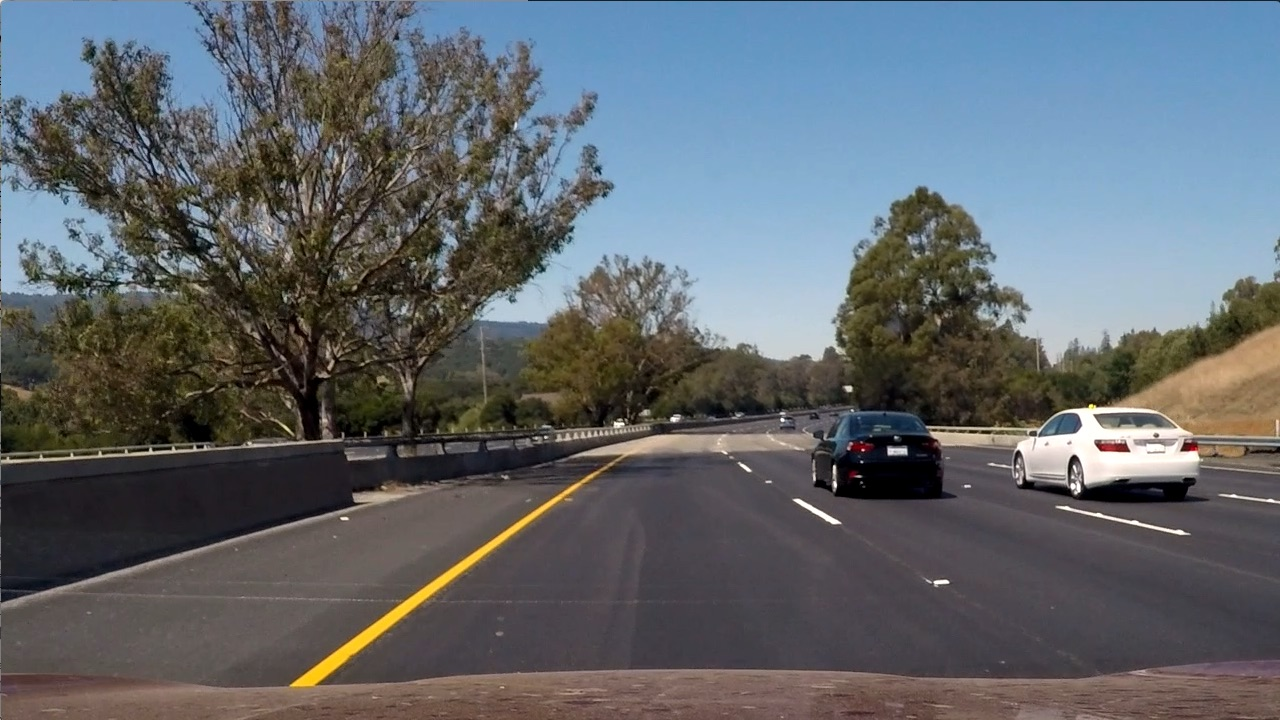
#> input picture test_images/test6.jpg, 1280 x 720 px; the run also reads 1 picture not shown here
$ jupyter execute Colour_Investigations.ipynb   (shell and % lines are left out)   (older library calls are emulated)
#> lines starting #> are read from the running program, lines starting #| are printed output that depends on the picture; after the words box and inside, x2 and y2 are one past the last pixel; in counts of white or black regions, pixels touching at a corner belong together
[cell 1]
# Declare required libraries
import numpy as np
import cv2
import glob
import pickle
import matplotlib.pyplot as plt
import matplotlib.image as mpimg

### Thresholded binary image creation

[cell 2]
# GrayScale Binary Image Function

def gray_select(img, thresh = (180, 255)):

    # Convert to GRAYSCALE color space
    #gray = cv2.cvtColor(img, cv2.COLOR_BGR2GRAY)
    gray = cv2.cvtColor(img, cv2.COLOR_BGR2GRAY)

    # create binary image
    binary_output = np.zeros_like(gray)
    binary_output[(gray > thresh[0]) & (gray <= thresh[1])] = 1

    # Return a binary image of threshold result
    return binary_output

[cell 3]
fname = './test_images/test6.jpg'
# read in am image
# use openCV reading in to utilise BGR2
img = cv2.imread(fname)
#> img is the input picture: shape (720, 1280, 3); mean B, G, R 107.9, 102.6, 97
fig = plt.figure(figsize=(20,40))
# GrayScale
gray_binary = gray_select(img)
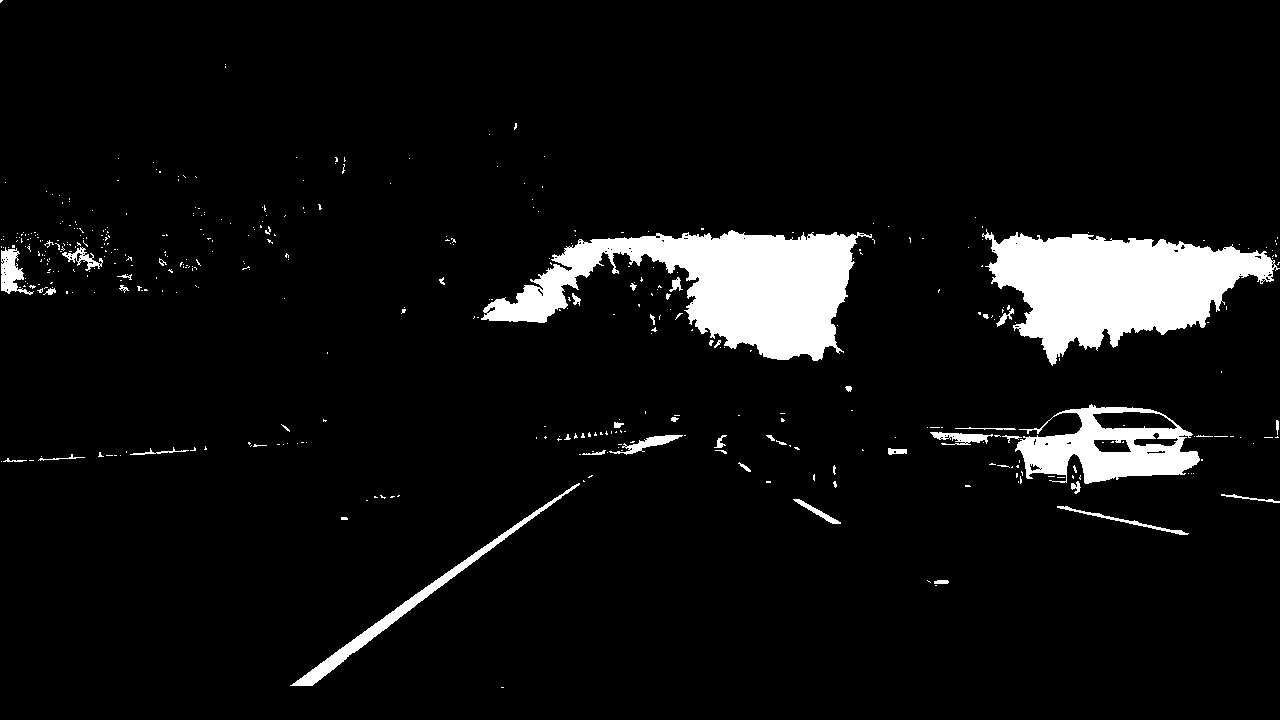
#> gray_binary: shape (720, 1280); values 0 (black) and 1 (white), 6.7% white; 439 white regions (391 under 20 px), largest, box (x1, y1, x2, y2) and area: (481, 230, 872, 361) 23434, (982, 229, 1280, 366) 21837, (1015, 404, 1200, 484) 7538
file_name = 'test6'
plt.subplot(1, 2, 1)
plt.axis('off')
plt.title('Gray\n' + file_name, fontsize=10)
plt.imshow(gray_binary, cmap='gray')
plt.subplot(1, 2, 2)
plt.axis('off')
plt.title('Gray\n' + file_name, fontsize=10)
plt.imshow(gray_binary, cmap='gray')

[cell 4]
image =  cv2.imread('./test_images/test6.jpg')
#image = mpimg.imread('./test_images/test1.jpg')


gray = cv2.cvtColor(image, cv2.COLOR_BGR2GRAY)

binary = np.zeros_like(gray)
binary[(gray > 180) & (gray <= 255)] = 1


fig = plt.figure(figsize=(20,40))

plt.subplot(1,2,1)
plt.imshow(gray, cmap='gray')
plt.axis('Off')
plt.title('Grayscale')
plt.subplot(1,2,2)
plt.imshow(binary, cmap='gray')
plt.axis('Off')
plt.title('Binary')


plt.show()
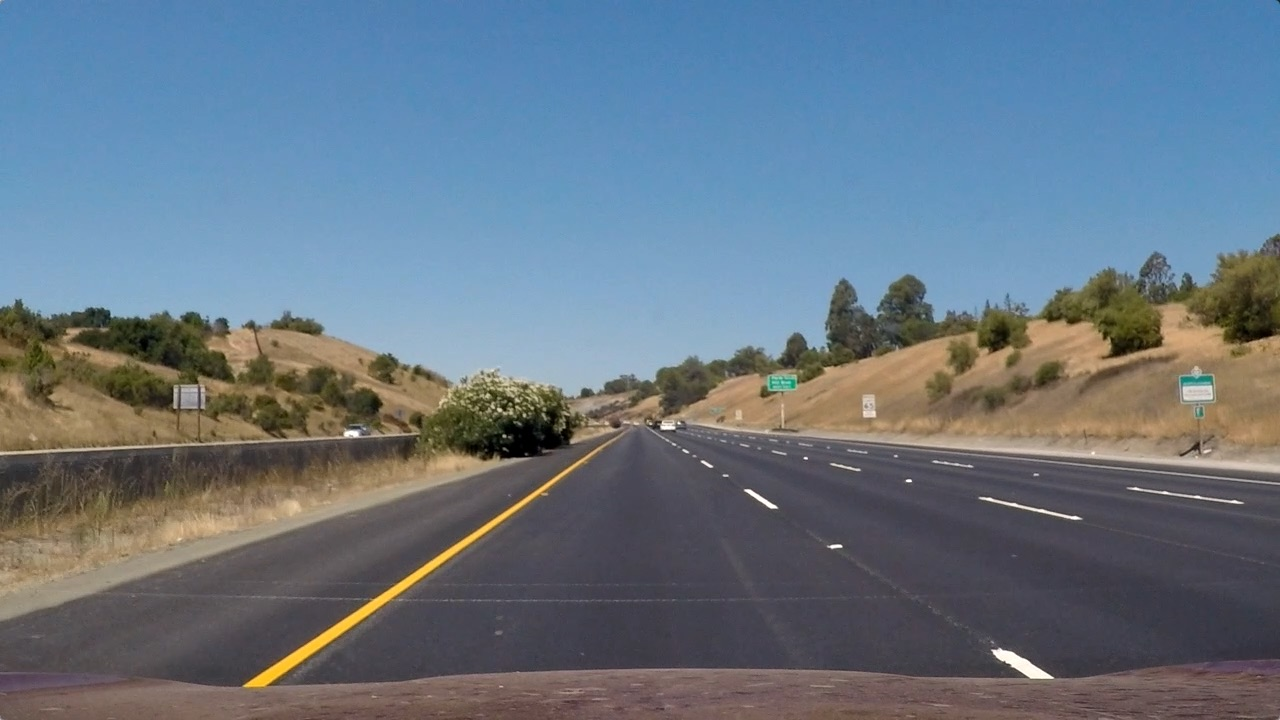
#> input picture test_images/straight_lines1.jpg, 1280 x 720 px
#> further down, img is the input picture: shape (720, 1280, 3); mean B, G, R 131.2, 117.7, 103.2

[cell 5]
# RGB Binary Image Function - Red

def rgb_select(img, thresh = (200, 255)):

    # apply threshold to the R channel (BGR image read in using opencv)
#> called with thresh = (200, 255)
    R = img[:,:,2]

    # create binary image
    binary_output = np.zeros_like(R)
    binary_output[(R > thresh[0]) & (R <= thresh[1])] = 1

    # Return a binary image of threshold result
    return binary_output

[cell 6]
# HLS Binary Function - Saturation

def hls_select(img, thresh=(180, 255)):
    # Convert to HLS color space
#> called with thresh = (180, 255)
    hls = cv2.cvtColor(img, cv2.COLOR_BGR2HLS)
#> hls: shape (720, 1280, 3); mean of channels 0, 1, 2 85.5, 117, 67
    # Apply a threshold to the Saturation channel
    S = hls[:,:,2]

    # create binary image
    binary_output = np.zeros_like(S)
    binary_output[(S > thresh[0]) & (S <= thresh[1])] = 1

    # Return a binary image of threshold result
    return binary_output

[cell 7]
# HSV Binary Function - Value

def hsv_select(img, thresh=(90, 100)):
    # Convert to HLS color space
#> called with thresh = (92, 97)
    hsv = cv2.cvtColor(img, cv2.COLOR_BGR2HSV)
#> hsv: shape (720, 1280, 3); mean H, S, V 85.5, 85, 143.4
    # Apply a threshold to the Saturation channel
    V = hsv[:,:,2]

    # create binary image
    binary_output = np.zeros_like(V)
    binary_output[(V> thresh[0]) & (V <= thresh[1])] = 1

    # Return a binary image of threshold result
    return binary_output

[cell 8]
# LUV Binary Function - V Channle

# [12 lines left out: function luv_select, not called in this run]

[cell 9]
# Lab Binary Function - b - to get yellow line

# [14 lines left out: function lab_select, not called in this run]

[cell 10]
# YUV Binary Function - Red
# [14 lines left out: function yuv_select, not called in this run]

[cell 11]
# Sobel X gradient

def abs_sobel_thresh(img, orient='x', thresh=(20, 100)):

    #convert image to grayscale ready for sobel
    gray = cv2.cvtColor(img, cv2.COLOR_BGR2GRAY)

    # Apply cv2.Sobel()
    sobelx = cv2.Sobel(gray, cv2.CV_64F, 1, 0)

    # Take the absolute value of the output from cv2.Sobel()
    if orient == 'x':
        abs_sobel = np.absolute(cv2.Sobel(gray, cv2.CV_64F, 1, 0))
    if orient == 'y':
        abs_sobel = np.absolute(cv2.Sobel(gray, cv2.CV_64F, 0, 1))

    # Scale the result to an 8-bit range (0-255)
    scaled_sobel = np.uint8(255*abs_sobel/np.max(abs_sobel))
    # Apply lower and upper thresholds
    sx_binary_output = np.zeros_like(scaled_sobel)
    sx_binary_output[(scaled_sobel >= thresh[0]) & (scaled_sobel <= thresh[1])] = 1

    # Create binary_output
    return sx_binary_output

[cell 12]
# Sobel gradient to edges
def dir_threshold(img, sobel_kernel=3, thresh=(0, np.pi/2)):
    # Calculate gradient direction

    #convert image to grayscale ready for sobel
#> called with sobel_kernel = 15, thresh = (0.7, 1.3)
    gray = cv2.cvtColor(img, cv2.COLOR_BGR2GRAY)

    # Apply cv2.Sobel() - get x gradient
    sobelx = cv2.Sobel(gray, cv2.CV_64F, 1, 0, ksize=sobel_kernel)
    # Apply cv2.Sobel() - get x gradient
    sobely = cv2.Sobel(gray, cv2.CV_64F, 0, 1, ksize=sobel_kernel)

    #Use np.arctan2(abs_sobely, abs_sobelx) to calculate the direction of the gradient
    grad_dir = np.arctan2(np.absolute(sobely), np.absolute(sobelx))

    # Apply threshold
    # Create a binary mask where direction thresholds are met
    dir_binary = np.zeros_like(grad_dir)
    dir_binary[(grad_dir >= thresh[0]) & (grad_dir <= thresh[1])] = 1

    return dir_binary

[cell 13]
# Sobel magnitude threshold

def mag_thresh(img, sobel_kernel=3, mag_thresh=(0, 255)):
    # Calculate gradient magnitude

    #convert image to grayscale ready for sobel
#> called with sobel_kernel = 9, mag_thresh = (30, 100)
    gray = cv2.cvtColor(img, cv2.COLOR_BGR2GRAY)

    # Apply cv2.Sobel() - get x gradient
    sobelx = cv2.Sobel(gray, cv2.CV_64F, 1, 0)
    # Apply cv2.Sobel() - get x gradient
    sobely = cv2.Sobel(gray, cv2.CV_64F, 0, 1)
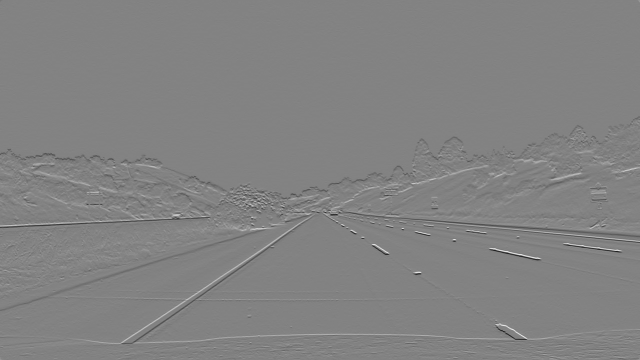
#> sobely: shape (720, 1280) float64 (shown at 1/2 size); min -776, max 740, mean -0.3; drawn with min black and max white

    # Take the absolute value of the output from cv2.Sobel()
    # get magnitude of gradient x
    abs_sobelx = np.absolute(cv2.Sobel(gray, cv2.CV_64F, 1, 0))
    # get magnitude of gradient x
    abs_sobely = np.absolute(cv2.Sobel(gray, cv2.CV_64F, 0, 1))
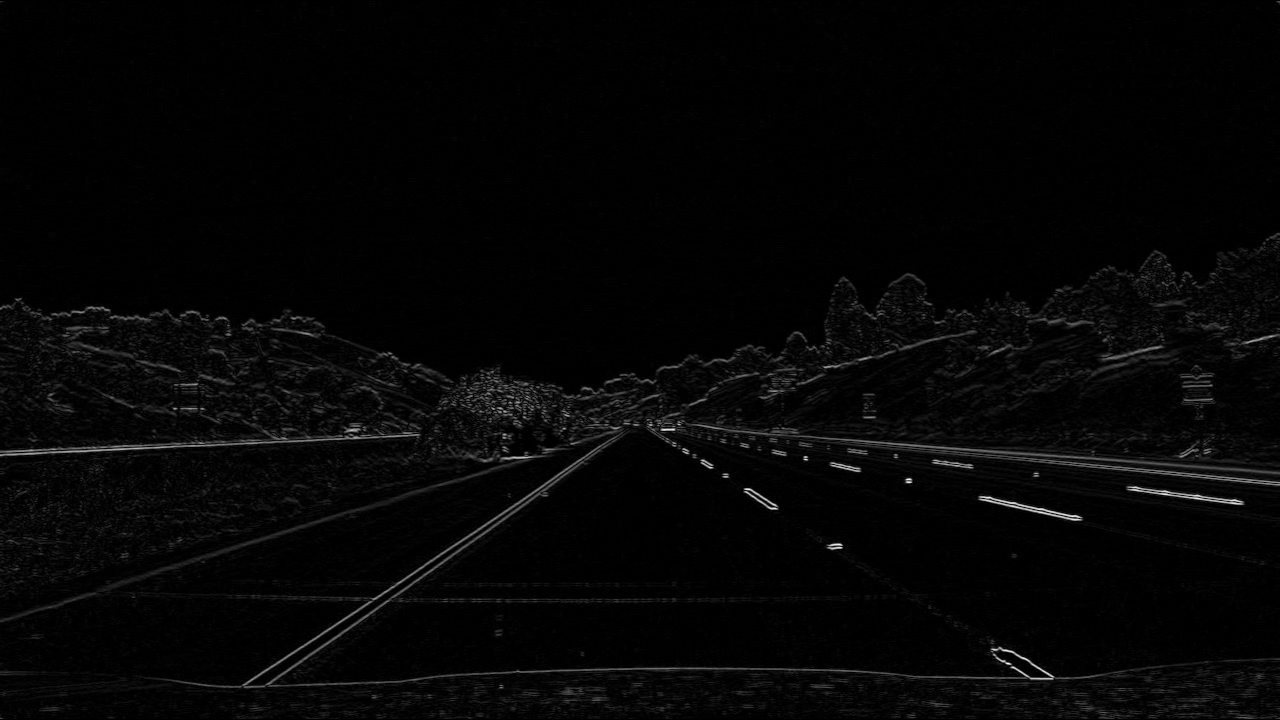
#> abs_sobely: shape (720, 1280) float64; min 0, max 776, mean 17.8; drawn with min black and max white

    abs_sobelxy = np.sqrt(abs_sobelx**2+abs_sobely**2)

    # Scale the result to an 8-bit range (0-255)
    # Rescale to 8 bit
    scale_factor = np.max(abs_sobelxy)/255
#> scale_factor = 3.12
    abs_sobelxy = (abs_sobelxy/scale_factor).astype(np.uint8)

    # Apply threshold
    mag_binary = np.zeros_like(abs_sobelxy)
    mag_binary[(abs_sobelxy >= mag_thresh[0]) & (abs_sobelxy <= mag_thresh[1])] = 1

    return mag_binary

[cell 14]
'''

hls = cv2.cvtColor(img, cv2.COLOR_RGB2HLS)

h_channel = hls[:,:,0]
l_channel = hls[:,:,1]
s_channel = hls[:,:,2]
# Sobel x
sobelx = cv2.Sobel(l_channel, cv2.CV_64F, 1, 0) # Take the derivative in x
abs_sobelx = np.absolute(sobelx) # Absolute x derivative to accentuate lines away from horizontal
scaled_sobel = np.uint8(255*abs_sobelx/np.max(abs_sobelx))

# Threshold x gradient
sxbinary = np.zeros_like(scaled_sobel)
sxbinary[(scaled_sobel >= sx_thresh[0]) & (scaled_sobel <= sx_thresh[1])] = 1

'''

[cell 15]
images = glob.glob('./test_images/*.jpg')

# explicitly set figure size
fig = plt.figure(figsize=(20,30))

i = 0

for fname in images:

    # read in am image
    # use openCV reading in to utilise BGR2
    img = cv2.imread(fname)
    # use matplotlib reading in to utilise RGB2
    #image = mpimg.imread(fname)

    # extract file name for title of plot
    file_name = (fname.split('/')[-1])
    file_name = (file_name.split('.')[0])

    # GrayScale
    gray_binary = gray_select(img)

    plt.subplot(9, 4, i+1)
    plt.axis('off')
    plt.title('Gray\n' + file_name, fontsize=10)
    plt.imshow(gray_binary, cmap='gray')
    i +=1

    # RGB Red
    R_binary = rgb_select(img)

    plt.subplot(9, 4, i+1)
    plt.axis('off')
    plt.title('RGB Red\n' + file_name, fontsize=10)
    plt.imshow(R_binary, cmap='gray')
    i +=1

    # hls Saturation
    s_binary = hls_select(img)

    plt.subplot(9, 4, i+1)
    plt.axis('off')
    plt.title('HLS S\n' + file_name, fontsize=10)
    plt.imshow(s_binary, cmap='gray')
    i +=1

    # HSV V
    V_binary = hsv_select(img, (92,97))

    plt.subplot(9, 4, i+1)
    plt.axis('off')
    plt.title('HSV V\n' + file_name, fontsize=10)
    plt.imshow(V_binary, cmap='gray')
    i +=1

    # [26 lines of commented-out code are left out]


plt.show()


    #plt.imshow(R_binary, cmap='gray')
    # increase spacings between plots to stop any overlap
    #plt.subplots_adjust(wspace=0.7,hspace=0.25)

[cell 16]
images = glob.glob('./test_images/*.jpg')

# explicitly set figure size
fig = plt.figure(figsize=(20,15))

i = 0

for fname in images:

    # read in am image
    # use openCV reading in to utilise BGR2
    img = cv2.imread(fname)
    # use matplotlib reading in to utilise RGB2
    #image = mpimg.imread(fname)

    # extract file name for title of plot
    file_name = (fname.split('/')[-1])
    file_name = (file_name.split('.')[0])

    # sobel vertical
    dir_binary = dir_threshold(img, 15, (0.7, 1.3))

    plt.subplot(3, 9, i+1)
    plt.axis('off')
    plt.title('sobel v\n' + file_name, fontsize=10)
    plt.imshow(dir_binary, cmap='gray')
    i +=1

    # sobel magnitude
    mag_binary = mag_thresh(img, 9, (30, 100))

    plt.subplot(3, 9, i+1)
    plt.axis('off')
    plt.title('sobel mag\n' + file_name, fontsize=10)
    plt.imshow(mag_binary, cmap='gray')
    i +=1

    # solbel x
    sx_binary = abs_sobel_thresh(img,'x',(20,100))

    plt.subplot(3, 9, i+1)
    plt.axis('off')
    plt.title('sobel x\n' + file_name, fontsize=10)
    plt.imshow(sx_binary, cmap='gray')
    i +=1

plt.show()


    #plt.imshow(R_binary, cmap='gray')
    # increase spacings between plots to stop any overlap
    #plt.subplots_adjust(wspace=0.7,hspace=0.25)

[cell 17]
# Create binary image to isolate lane lines
#def apply_thresholds(img):

[cell 18]
# Channel Checker
#image = './test_images/test1.jpg'

image_name = 'straight_lines2'
image =  cv2.imread('./test_images/' + image_name + '.jpg')
#image = mpimg.imread('./test_images/test1.jpg')


gray = cv2.cvtColor(image, cv2.COLOR_BGR2GRAY)

binary = np.zeros_like(gray)
binary[(gray > 180) & (gray <= 255)] = 1


fig = plt.figure(figsize=(20,40))

plt.subplot(1,2,1)
plt.imshow(gray, cmap='gray')
plt.axis('Off')
plt.title('Grayscale\n' + image_name, fontsize=15)
plt.subplot(1,2,2)
plt.imshow(binary, cmap='gray')
plt.axis('Off')
plt.title('Binary\n' + image_name, fontsize=15)

# fig save for report - and minimse amout of white space added to saved image
plt.savefig('./output_images/grayscale_' + image_name + '.png', bbox_inches='tight')

plt.show()

[cell 19]
# Channel Checker
#image = './test_images/test1.jpg'
#image =  cv2.imread('./test_images/test6.jpg')
#image = mpimg.imread('./test_images/test1.jpg')
B = image[:,:,1]
G = image[:,:,1]
R = image[:,:,2]


fig = plt.figure(figsize=(20,40))

plt.subplot(1,3,1)
plt.imshow(B)
plt.axis('Off')
plt.title('RGB Blue Channel\n' + image_name, fontsize=15)
plt.subplot(1,3,2)
plt.imshow(G)
plt.axis('Off')
plt.title('RGB Green Channel\n' + image_name, fontsize=15)
plt.subplot(1,3,3)
plt.imshow(R)
plt.axis('Off')
plt.title('RGB Red Channel\n' + image_name, fontsize=15)

# fig save for report - and minimse amout of white space added to saved image
plt.savefig('./output_images/RGB_' + image_name + '.png', bbox_inches='tight')


plt.show()

[cell 20]
# Channel Checker
#image =  cv2.imread('./test_images/test1.jpg')
#image = mpimg.imread('./test_images/test1.jpg')
# Convert to HLS color space
hls = cv2.cvtColor(image, cv2.COLOR_BGR2HLS)

h = hls[:,:,0]
l = hls[:,:,1]
s = hls[:,:,2]


fig = plt.figure(figsize=(20,40))

plt.subplot(1,3,1)
plt.imshow(h)
plt.axis('Off')
plt.title('HLS h Channel\n' + image_name, fontsize=15)
plt.subplot(1,3,2)
plt.imshow(l)
plt.axis('Off')
plt.title('HLS l Channel\n' + image_name, fontsize=15)
plt.subplot(1,3,3)
plt.imshow(s)
plt.axis('Off')
plt.title('HLS s Channel\n' + image_name, fontsize=15)

# fig save for report - and minimse amout of white space added to saved image
plt.savefig('./output_images/HLS_' + image_name + '.png', bbox_inches='tight')


plt.show()

[cell 21]
# Channel Checker
#image =  cv2.imread('./test_images/test1.jpg')
#image = mpimg.imread('./test_images/test1.jpg')
# Convert to HLS color space
hsv = cv2.cvtColor(image, cv2.COLOR_BGR2HSV)

h = hsv[:,:,0]
s = hsv[:,:,1]
v = hsv[:,:,2]


fig = plt.figure(figsize=(20,40))

plt.subplot(1,3,1)
plt.imshow(h)
plt.axis('Off')
plt.title('HSV h Channel\n' + image_name, fontsize=15)
plt.subplot(1,3,2)
plt.imshow(s)
plt.axis('Off')
plt.title('HSV s Channel\n' + image_name, fontsize=15)
plt.subplot(1,3,3)
plt.imshow(v)
plt.axis('Off')
plt.title('HSV v Channel\n' + image_name, fontsize=15)

# fig save for report - and minimse amout of white space added to saved image
plt.savefig('./output_images/HSV_' + image_name + '.png', bbox_inches='tight')


plt.show()

[cell 22]
# Channel Checker
#image =  cv2.imread('./test_images/test1.jpg')
#image = mpimg.imread('./test_images/test1.jpg')
# Convert to HLS color space
luv = cv2.cvtColor(image, cv2.COLOR_BGR2LUV)

l = luv[:,:,0]
u = luv[:,:,1]
v = luv[:,:,2]


fig = plt.figure(figsize=(20,40))

plt.subplot(1,3,1)
plt.imshow(l)
plt.axis('Off')
plt.title('LUV l Channel\n' + image_name, fontsize=15)
plt.subplot(1,3,2)
plt.imshow(u)
plt.axis('Off')
plt.title('LUV u Channel\n' + image_name, fontsize=15)
plt.subplot(1,3,3)
plt.imshow(v)
plt.axis('Off')
plt.title('LUV v Channel\n' + image_name, fontsize=15)

# fig save for report - and minimse amout of white space added to saved image
plt.savefig('./output_images/LUV_' + image_name + '.png', bbox_inches='tight')


plt.show()

[cell 23]
# Channel Checker
#image =  cv2.imread('./test_images/test1.jpg')
#image = mpimg.imread('./test_images/test1.jpg')
# Convert to HLS color space
yuv = cv2.cvtColor(img, cv2.COLOR_BGR2YUV)
# apply threshold to the R channel
y = yuv[:,:,0] # luma - brightness
u = yuv[:,:,1] # Chrominance Pr
v = yuv[:,:,2] # Chrominance Pb


fig = plt.figure(figsize=(20,40))

plt.subplot(1,3,1)
plt.imshow(y)
plt.axis('Off')
plt.title('YUV y Channel\n' + image_name, fontsize=15)
plt.subplot(1,3,2)
plt.imshow(u)
plt.axis('Off')
plt.title('YUV u Channel\n' + image_name, fontsize=15)
plt.subplot(1,3,3)
plt.imshow(v)
plt.axis('Off')
plt.title('YUV v Channel\n' + image_name, fontsize=15)

# fig save for report - and minimse amout of white space added to saved image
plt.savefig('./output_images/YUV_' + image_name + '.png', bbox_inches='tight')


plt.show()

[cell 24]
# Channel Checker
#image =  cv2.imread('./test_images/test1.jpg')
#image = mpimg.imread('./test_images/test1.jpg')
# Convert to HLS color space
lab = cv2.cvtColor(img, cv2.COLOR_BGR2Lab)
# apply threshold to the R channel
l = lab[:,:,0] # luma - brightness
a = lab[:,:,1] # Chrominance Pr
b = lab[:,:,2] # Chrominance Pb


fig = plt.figure(figsize=(20,40))

plt.subplot(1,3,1)
plt.imshow(l)
plt.axis('Off')
plt.title('Lab l Channel\n' + image_name, fontsize=15)
plt.subplot(1,3,2)
plt.imshow(a)
plt.axis('Off')
plt.title('Lab a Channel\n' + image_name, fontsize=15)
plt.subplot(1,3,3)
plt.imshow(b)
plt.axis('Off')
plt.title('Lab b Channel\n' + image_name, fontsize=15)

# fig save for report - and minimse amout of white space added to saved image
plt.savefig('./output_images/Lab_' + image_name + '.png', bbox_inches='tight')


plt.show()

[cell 25]
mag_binary = mag_thresh(img, 9, (30, 100))
